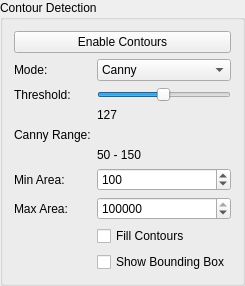
          <widget class="QGroupBox" name="group_contours">
           <property name="title">
            <string>Contour Detection</string>
           </property>
           <layout class="QFormLayout" name="formLayout_contours">
            <item row="0" column="0" colspan="2">
             <widget class="QPushButton" name="btn_toggle_contours">
              <property name="text">
               <string>Enable Contours</string>
              </property>
              <property name="checkable">
               <bool>true</bool>
              </property>
             </widget>
            </item>
            <item row="1" column="0">
             <widget class="QLabel" name="label_contour_mode">
              <property name="text">
               <string>Mode:</string>
              </property>
             </widget>
            </item>
            <item row="1" column="1">
             <widget class="QComboBox" name="combo_contour_mode">
              <item>
               <property name="text">
                <string>Canny</string>
               </property>
              </item>
              <item>
               <property name="text">
                <string>Threshold</string>
               </property>
              </item>
             </widget>
            </item>
            <item row="2" column="0">
             <widget class="QLabel" name="label_threshold">
              <property name="text">
               <string>Threshold:</string>
              </property>
             </widget>
            </item>
            <item row="2" column="1">
             <widget class="QSlider" name="slider_threshold">
              <property name="maximum">
               <number>255</number>
              </property>
              <property name="value">
               <number>127</number>
              </property>
              <property name="orientation">
               <enum>Qt::Horizontal</enum>
              </property>
             </widget>
            </item>
            <item row="3" column="1">
             <widget class="QLabel" name="lbl_threshold_val">
              <property name="text">
               <string>127</string>
              </property>
             </widget>
            </item>
            <item row="4" column="0">
             <widget class="QLabel" name="label_canny">
              <property name="text">
               <string>Canny Range:</string>
              </property>
             </widget>
            </item>
            <item row="4" column="1">
             <widget class="RangeSlider" name="slider_canny" native="true"/>
            </item>
            <item row="5" column="1">
             <widget class="QLabel" name="lbl_canny_val">
              <property name="text">
               <string>50 - 150</string>
              </property>
             </widget>
            </item>
            <item row="6" column="0">
             <widget class="QLabel" name="label_min_area">
              <property name="text">
               <string>Min Area:</string>
              </property>
             </widget>
            </item>
            <item row="6" column="1">
             <widget class="QSpinBox" name="spin_min_area">
              <property name="maximum">
               <number>100000</number>
              </property>
              <property name="value">
               <number>100</number>
              </property>
             </widget>
            </item>
            <item row="7" column="0">
             <widget class="QLabel" name="label_max_area">
              <property name="text">
               <string>Max Area:</string>
              </property>
             </widget>
            </item>
            <item row="7" column="1">
             <widget class="QSpinBox" name="spin_max_area">
              <property name="maximum">
               <number>100000</number>
              </property>
              <property name="value">
               <number>100000</number>
              </property>
             </widget>
            </item>
            <item row="8" column="1">
             <widget class="QCheckBox" name="chk_fill_contours">
              <property name="text">
               <string>Fill Contours</string>
              </property>
             </widget>
            </item>
            <item row="9" column="1">
             <widget class="QCheckBox" name="chk_show_box">
              <property name="text">
               <string>Show Bounding Box</string>
              </property>
             </widget>
            </item>
           </layout>
          </widget>
